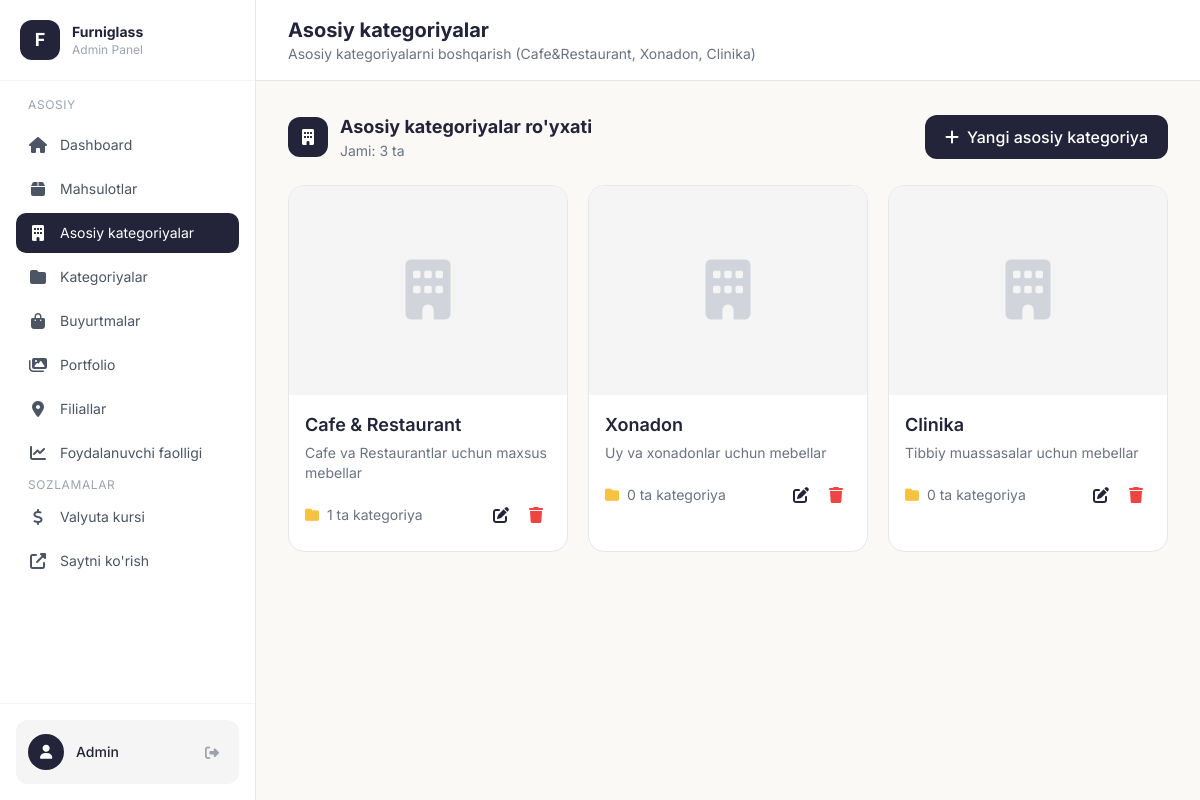
Before: /admin/main-categories (signed in) with the older database file.
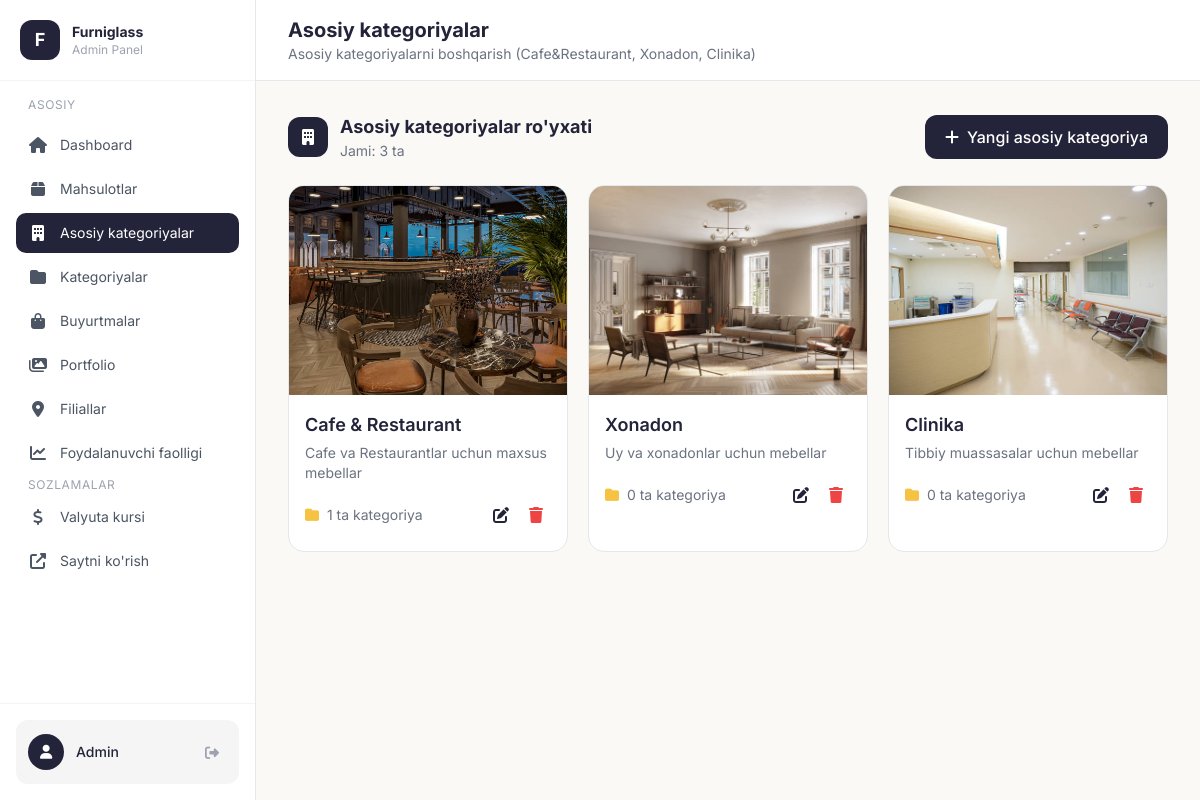
After: the same page with the newer database file.
### models.py (models this page shows, shortened)
class MainCategory(db.Model):
    id = db.Column(db.Integer, primary_key=True)
    name_uz = db.Column(db.String(200), nullable=False)
    name_ru = db.Column(db.String(200))
    name_en = db.Column(db.String(200))
    slug = db.Column(db.String(100), unique=True, nullable=False)
    description_uz = db.Column(db.Text)
    description_ru = db.Column(db.Text)
    description_en = db.Column(db.Text)
    image = db.Column(db.String(200))
    icon = db.Column(db.String(100))  # Icon nomi yoki path
    order = db.Column(db.Integer, default=0)
    created_at = db.Column(db.DateTime, default=datetime.utcnow)
    categories = db.relationship('Category', backref='main_category', lazy=True)
    reviews = db.relationship('Review', backref='main_category', lazy=True)

### app.py (the view)
@app.route('/admin/main-categories')
@login_required
def admin_main_categories():
    main_categories = MainCategory.query.order_by(MainCategory.order).all()
    return render_template('admin/main_categories.html', main_categories=main_categories)

### app.py (called while the page is built, shortened)
@login_manager.user_loader
def load_user(user_id):
    return Admin.query.get(int(user_id))

def get_exchange_rate() -> float:
    rate = ExchangeRate.query.first()
    if not rate:
        rate = ExchangeRate(value=12000.0)
        db.session.add(rate)
        db.session.commit()
    return rate.value

@app.before_request
def track_user_activity():
    if request.path.startswith('/admin') or request.path.startswith('/static') or request.path.startswith('/uploads'):
        return

def get_cart():
    if 'cart' not in session:
        session['cart'] = []
    return session['cart']

def get_cart_count():
    cart = get_cart()
    return sum(item['quantity'] for item in cart)

@app.context_processor
def cart_context():
    return {'cart_count': get_cart_count()}

@app.context_processor
def currency_context():
    try:
        rate = get_exchange_rate()
    except Exception:
        rate = 12000.0
    return {'usd_rate': rate}

def get_locale():
    return session.get('lang', DEFAULT_LANGUAGE)

@app.context_processor
def language_context():
    current_lang = get_locale()
    def translate(key_path):
        """Template helper for translations"""
        return get_translation(key_path, current_lang)
    return {
        'lang': current_lang,
        'languages': SUPPORTED_LANGUAGES,
        't': translate,
        'T': TRANSLATIONS
    }

### templates/admin/main_categories.html (shortened to what this page needs)
{% extends "admin/base.html" %}
{% block page_title %}Asosiy kategoriyalar{% endblock %}
{% block page_subtitle %}Asosiy kategoriyalarni boshqarish (Cafe&Restaurant, Xonadon, Clinika){% endblock %}
{% block content %}
<div class="flex flex-col sm:flex-row sm:items-center sm:justify-between gap-4 mb-6">
    <div class="flex items-center gap-3">
        <div class="w-10 h-10 bg-[#232339] rounded-xl flex items-center justify-center">
            <i class="fas fa-building text-white"></i>
        </div>
        <div>
            <h2 class="text-lg font-bold text-[#232339]">Asosiy kategoriyalar ro'yxati</h2>
            <p class="text-sm text-gray-500">Jami: {{ main_categories|length }} ta</p>
        </div>
    </div>
    <a href="/admin/main-category/add" class="inline-flex items-center justify-center gap-2 bg-[#232339] hover:bg-black text-white px-5 py-2.5 rounded-xl font-medium transition">
        <i class="fas fa-plus"></i>
        <span>Yangi asosiy kategoriya</span>
    </a>
</div>
{% if main_categories %}
<div class="grid grid-cols-1 sm:grid-cols-2 lg:grid-cols-3 gap-5">
    {% for main_cat in main_categories %}
    <div class="bg-white rounded-2xl border border-gray-200 overflow-hidden group hover:shadow-lg hover:border-[#232339]/30 transition-all duration-300">
        <div class="aspect-[4/3] bg-[#F5F5F5] relative overflow-hidden">
            {% if main_cat.image %}
                <img src="/uploads/{{ main_cat.image }}" alt="{{ main_cat.name_uz }}" class="w-full h-full object-cover group-hover:scale-105 transition-transform duration-300">
            {% else %}
                <div class="w-full h-full flex items-center justify-center">
                    <i class="fas fa-building text-6xl text-gray-300"></i>
                </div>
            {% endif %}
        </div>
        <div class="p-4">
            <h3 class="text-lg font-semibold text-[#232339] mb-1">{{ main_cat.name_uz }}</h3>
            {% if main_cat.description_uz %}
            <p class="text-sm text-gray-500 mb-3 line-clamp-2">{{ main_cat.description_uz }}</p>
            {% endif %}
            <div class="flex items-center justify-between">
                <span class="text-sm text-gray-500">
                    <i class="fas fa-folder text-[#F5C242] mr-1"></i>
                    {{ main_cat.categories|length }} ta kategoriya
                </span>
                <div class="flex items-center gap-1">
                    <a href="/admin/main-category/{{ main_cat.id }}/edit" class="p-2 hover:bg-[#F5F5F5] text-[#232339] rounded-lg transition" title="Tahrirlash">
                        <i class="fas fa-edit"></i>
                    </a>
                    <form action="/admin/main-category/{{ main_cat.id }}/delete" method="POST" class="inline" onsubmit="return confirm('Rostdan ham o\'chirmoqchimisiz?');">
                        <button type="submit" class="p-2 hover:bg-red-50 text-red-500 rounded-lg transition" title="O'chirish">
                            <i class="fas fa-trash"></i>
                        </button>
                    </form>
                </div>
            </div>
        </div>
    </div>
    {% endfor %}
</div>
{% endif %}
{% endblock %}

### templates/admin/base.html (shortened to what this page needs)
<!DOCTYPE html>
<html lang="uz">
<head>
    <script src="https://cdn.tailwindcss.com"></script>
    <link rel="stylesheet" href="https://cdnjs.cloudflare.com/ajax/libs/font-awesome/6.4.0/css/all.min.css">
</head>
<body class="bg-[#FAF9F6] min-h-screen">
    <div class="flex h-screen overflow-hidden">
        <aside class="hidden lg:flex lg:flex-col w-64 bg-white border-r border-gray-200 fixed h-full z-30">
            <div class="p-5 border-b border-gray-100">
                <div class="flex items-center gap-3">
                    <div class="w-10 h-10 bg-[#232339] rounded-xl flex items-center justify-center">
                        <span class="text-white font-bold text-lg">F</span>
                    </div>
                    <div>
                        <h2 class="text-sm font-bold text-[#232339]">Furniglass</h2>
                        <p class="text-xs text-gray-400">Admin Panel</p>
                    </div>
                </div>
            </div>
            <nav class="flex-1 p-4 space-y-1 overflow-y-auto scrollbar-thin">
                <p class="text-xs text-gray-400 uppercase tracking-wider px-3 mb-3">Asosiy</p>
                <a href="/admin" class="nav-item flex items-center gap-3 px-3 py-2.5 text-gray-600 {% if request.endpoint == 'admin_dashboard' %}active{% endif %}">
                    <i class="fas fa-home w-5 text-center"></i>
                    <span class="text-sm">Dashboard</span>
                </a>
                <a href="/admin/products" class="nav-item flex items-center gap-3 px-3 py-2.5 text-gray-600 {% if request.endpoint in ['admin_products', 'admin_product_add', 'admin_product_edit'] %}active{% endif %}">
                    <i class="fas fa-box w-5 text-center"></i>
                    <span class="text-sm">Mahsulotlar</span>
                </a>
                <a href="/admin/main-categories" class="nav-item flex items-center gap-3 px-3 py-2.5 text-gray-600 {% if request.endpoint in ['admin_main_categories', 'admin_main_category_add', 'admin_main_category_edit'] %}active{% endif %}">
                    <i class="fas fa-building w-5 text-center"></i>
                    <span class="text-sm">Asosiy kategoriyalar</span>
                </a>
                <a href="/admin/categories" class="nav-item flex items-center gap-3 px-3 py-2.5 text-gray-600 {% if request.endpoint in ['admin_categories', 'admin_category_add', 'admin_category_edit'] %}active{% endif %}">
                    <i class="fas fa-folder w-5 text-center"></i>
                    <span class="text-sm">Kategoriyalar</span>
                </a>
                <a href="/admin/orders" class="nav-item flex items-center gap-3 px-3 py-2.5 text-gray-600 {% if request.endpoint == 'admin_orders' %}active{% endif %}">
                    <i class="fas fa-shopping-bag w-5 text-center"></i>
                    <span class="text-sm">Buyurtmalar</span>
                </a>
                <a href="/admin/portfolios" class="nav-item flex items-center gap-3 px-3 py-2.5 text-gray-600 {% if request.endpoint in ['admin_portfolios', 'admin_portfolio_add', 'admin_portfolio_edit'] %}active{% endif %}">
                    <i class="fas fa-images w-5 text-center"></i>
                    <span class="text-sm">Portfolio</span>
                </a>
                <a href="/admin/stores" class="nav-item flex items-center gap-3 px-3 py-2.5 text-gray-600 {% if request.endpoint in ['admin_stores', 'admin_store_add', 'admin_store_edit'] %}active{% endif %}">
                    <i class="fas fa-map-marker-alt w-5 text-center"></i>
                    <span class="text-sm">Filiallar</span>
                </a>
                <a href="/admin/user-activity" class="nav-item flex items-center gap-3 px-3 py-2.5 text-gray-600 {% if request.endpoint == 'admin_user_activity' %}active{% endif %}">
                    <i class="fas fa-chart-line w-5 text-center"></i>
                    <span class="text-sm">Foydalanuvchi faolligi</span>
                </a>
                <p class="text-xs text-gray-400 uppercase tracking-wider px-3 mb-3 mt-6">Sozlamalar</p>
                <a href="/admin/settings/currency" class="nav-item flex items-center gap-3 px-3 py-2.5 text-gray-600 {% if request.endpoint == 'admin_currency_settings' %}active{% endif %}">
                    <i class="fas fa-dollar-sign w-5 text-center"></i>
                    <span class="text-sm">Valyuta kursi</span>
                </a>
                <a href="/" target="_blank" class="nav-item flex items-center gap-3 px-3 py-2.5 text-gray-600">
                    <i class="fas fa-external-link-alt w-5 text-center"></i>
                    <span class="text-sm">Saytni ko'rish</span>
                </a>
            </nav>
            <div class="p-4 border-t border-gray-100">
                <div class="flex items-center justify-between p-3 rounded-xl bg-[#F5F5F5]">
                    <div class="flex items-center gap-3">
                        <div class="w-9 h-9 bg-[#232339] rounded-full flex items-center justify-center">
                            <i class="fas fa-user text-white text-sm"></i>
                        </div>
                        <span class="text-sm font-medium text-[#232339]">Admin</span>
                    </div>
                    <a href="/admin/logout" class="text-gray-400 hover:text-red-500 transition p-2" title="Chiqish">
                        <i class="fas fa-sign-out-alt text-sm"></i>
                    </a>
                </div>
            </div>
        </aside>
        <main class="flex-1 lg:ml-64 overflow-y-auto">
            <div class="hidden lg:flex items-center justify-between px-8 py-4 bg-white border-b border-gray-200 sticky top-0 z-20">
                <div>
                    <h1 class="text-xl font-bold text-[#232339]">{% block page_title %}Dashboard{% endblock %}</h1>
                    <p class="text-sm text-gray-500">{% block page_subtitle %}Xush kelibsiz{% endblock %}</p>
                </div>
            </div>
            <div class="p-4 lg:p-8 mt-14 lg:mt-0">
                {% block content %}{% endblock %}
            </div>
        </main>
    </div>
</body>
</html>

### templates/admin/base.html (style rules this page uses)
body { font-family: 'Inter', sans-serif; }
:root { --color-primary: #232339; --color-accent: #F5C242; }
.nav-item { transition: all 0.2s ease; border-radius: 10px; }
.nav-item.active { background: var(--color-primary); color: white; }

Changed rows visible on the page:
changed MainCategory "Cafe & Restaurant": image: picture added
changed MainCategory "Xonadon": image: picture added; image empty → "main_categories/home.jpg" (drawn)
changed MainCategory "Clinika": image: picture added
